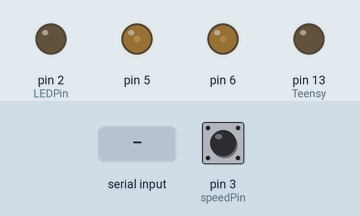
A sketch run on a simulated Teensy 4. On the bench: output pins drawn as LEDs (lit = HIGH). Inputs (shaded band) come from the test bench; at power-on: pin 3 (speedPin) HIGH. What the sketch prints to the serial monitor is not drawn.

Above: at 3.0 s.
3.1 s: "Arm" received over Serial
At 4.9 s:
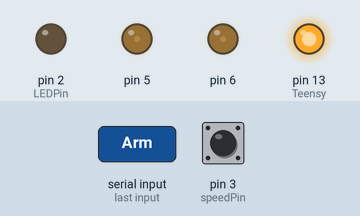
6.1 s: "Disarm" received over Serial
At 6.7 s:
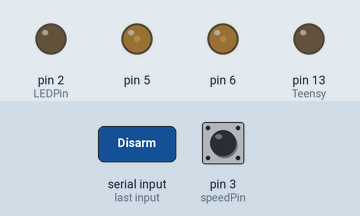
Timing chart, 0 to 9.1 s (numbered marks = the images above; inputs shaded):
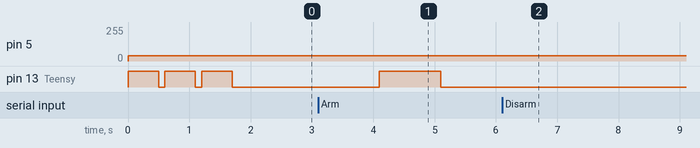

Measured:
- after the input at 3.1 s, pin 5: 40/255 → 38/255 at once; pin 13 (Teensy): LOW → HIGH after 1.0 s, → LOW 1.0 s later
- after the input at 6.1 s, pin 5: 38/255 → 40/255 at once; pin 13 (Teensy): stops changing and stays LOW

The sketch:

AutoPilot.ino
```cpp
#include<IntervalTimer.h>
//#define FILTER_ON

unsigned int pwm_centre_throttle = 9830;  //  15% duty cycle - corresponds to zero velocity, zero steering
unsigned int pwm_forwardMin = 9900;   //  15.38% duty cycle - correspond to minimum moving forward velocity
unsigned int pwm_backwardMin = 9430;   //  14.52% duty cycle - correspond to minimum moving backward velocity
unsigned int pwm_backwardMax = 6554;    //  10% duty cycle - corresponds to max reverse velocity
unsigned int pwm_forwardMax = 13107;   //  20% duty cycle - corresponds to max forward velocity

unsigned int pwm_center_steer = 10350; //  Calibrated center steering value in PWM
unsigned int pwm_upperlimit_steer=13107;
unsigned int pwm_lowerlimit_steer=6554;

unsigned int pwm_steer = pwm_center_steer;

volatile float errorRPM=0, errorRPMPrevious=0, errorRPMIntegral=0;

volatile unsigned int pwm_throttle=pwm_centre_throttle;
volatile float targetSpeed;

unsigned short speedPin = 3;             //  pin 3 is for detecting speed
unsigned short LEDPin = 2;
float mass = 4.5;             //  car's mass is 4.5 kg
unsigned int i = 10100;
bool estopState = 0;

bool ledState=1;
unsigned short count=1;

#ifdef FILTERON
const char filterSize=11;
float speedRegister[filterSize];
const float firFilter[]={0.0052, 0.1139, 0.0855, 0.1088, 0.1228, 0.1276, 0.1228, 0.1088, 0.0855, 0.1139, 0.0052};
#endif

float speed=0;
const float wheelRadius=0.098425;//m

long unsigned int revCount=0;
unsigned long int revPrevious=0;
unsigned long int revCurrent=micros();

bool armed=0;

long int controlInterval=1000;
IntervalTimer controlTimer;

void speedISR();
void controlLoop();
float throttlePID();

float position[] ={0,0,0};

volatile float Kp=2.0;
volatile float Ki=10.0;
volatile float Kd=0.01;

bool tuningMode=false;

void setup() {
  Serial.begin(115200);
  Serial.setTimeout(0);
  // Need to produce PWM signals so we need to setup the PWM registers. This setup happens next.
  analogWriteFrequency(5, 100);     //  freq at which PWM signals is generated at pin 5.
  analogWriteFrequency(6, 100);
  analogWriteResolution(16);        // Resolution for the PWM signal

  analogWrite(5,pwm_center_steer);  // Setup zero velocity and steering.
  analogWrite(6,pwm_centre_throttle);

  pinMode(13,OUTPUT);               // Teensy's onboard LED pin.
  pinMode(LEDPin,OUTPUT);

  digitalWrite(13,HIGH);
  delay(500);
  digitalWrite(13,LOW);
  delay(100);
  digitalWrite(13,HIGH);
  delay(500);
  digitalWrite(13,LOW);
  delay(100);
  digitalWrite(13,HIGH);
  delay(500);
  digitalWrite(13,LOW);
  delay(100);
  //Startup blinking.

  pinMode(speedPin, INPUT_PULLUP);  // Setup pin that read speed in RPS
  attachInterrupt(speedPin, speedISR, RISING);

  controlTimer.priority(128);
  controlTimer.begin(controlLoop, controlInterval);
  #ifdef FILTERON
  for(char i=0;i<filterSize;i++){
    speedRegister[i]=0;
  }
  #endif
}

void estop(){
  analogWrite(5,pwm_center_steer);  // Setup zero velocity and steering.
  analogWrite(6,pwm_centre_throttle);

  targetSpeed=0;

  Serial.println("Emergency Stop!!");
}

void controlLoop(){
  if(armed){
    noInterrupts();
    if(count%1000==0){
      digitalWrite(13,ledState);
      count=0;
      ledState=!ledState;
    }

    pwm_throttle=(unsigned int)(mapSignal(throttlePID(), pwm_forwardMin, pwm_forwardMax, pwm_centre_throttle, pwm_backwardMin, pwm_backwardMax));
    interrupts();

    speed=1000000*(2*(3.14159265359/3)*wheelRadius)/(revCurrent-revPrevious);
    speed=speed*(speed>=0.18);

    if((micros()-revCurrent)>(revCurrent-revPrevious)){
      speed=0;
    }
    #ifdef FILTERON
    float tempSpeed=0;
    //Shifting register.
    for(char i=0;i<filterSize;i++){
      speedRegister[i]=speedRegister[i+1];
      tempSpeed+=speedRegister[i]*firFilter[i];
    }
    speedRegister[filterSize-1]=speed;
    tempSpeed+=speedRegister[filterSize-1]*firFilter[filterSize-1];
    speed=tempSpeed;
    #endif
    errorRPMPrevious=errorRPM;
    errorRPM=targetSpeed-speed;
    if(targetSpeed<0)
      errorRPM=targetSpeed+speed;
    errorRPMIntegral+=errorRPMPrevious*0.001;
    count++;
    estopState=0;
    float actualSpeed=targetSpeed>=0?speed:-speed;
    if(tuningMode){
      Serial.println("Heart Beat: "+String(micros())+", Throttle Input: "+String(pwm_throttle)+", Speed: "+String(actualSpeed)+", Desired Speed: "+String(targetSpeed)+", Error: "+String(errorRPM));
    }
    else{
      Serial.println("Heart Beat: "+String(micros())+", Throttle Input: "+String(pwm_throttle)+", Speed: "+String(actualSpeed));
    }
    analogWrite(5,pwm_steer);  // Setup zero velocity and steering.
    analogWrite(6,pwm_throttle);

    if(estopState){
      estop();
      estopState=0;
    }
  }
}

void speedISR(){
  revPrevious=revCurrent;
  revCurrent=micros();
}

int mapSignal(int sig, int minForward, int maxForward, int centre, int minBackward, int maxBackward){
  if (targetSpeed > 0.0){
      return (int)map(sig, 0, 100, minForward, maxForward);
    }
    else if(targetSpeed < 0.0){
      return (int)map(sig, -100, 0, maxBackward, minBackward);
    }
    else if(targetSpeed==0){
      return centre;
    }
}

float throttlePID(){

  return constrain(Kp*errorRPM + Kd*0.001*(errorRPM-errorRPMPrevious)+ Ki*errorRPMIntegral, -100, 100) ;
}

void loop() {
  // put your main code here, to run repeatedly:
  if(Serial.available()){
    String header=Serial.readString();

    int PWM;
    bool Estop;

    if(header.equals("Are you the autopilot?")){  //Possible
      Serial.println("Yes");
    }
    if(header.equals("Arm")){  //Possible
      armed=1;
      errorRPM=0, errorRPMPrevious=0, errorRPMIntegral=0;
      targetSpeed=0;
      pwm_throttle=pwm_forwardMin;
    }
    if(header.equals("Disarm")){
      armed=0;
      analogWrite(5,pwm_center_steer);  // Setup zero velocity and steering.
      analogWrite(6,pwm_centre_throttle);
      digitalWrite(13,0);
      Serial.flush();
      errorRPM=0;
      errorRPMPrevious=0;
      errorRPMIntegral=0;
    }
    else{
      String element;
      while(!element.equals(header)){
        element=header.substring(0, header.indexOf(','));
        header=header.substring(header.indexOf(',')+1);
        if(element.substring(0,element.indexOf(':')).equals("T")){
          targetSpeed=element.substring(element.indexOf(':')+1).toFloat();
        }
        if(element.substring(0,element.indexOf(':')).equals("S")){
          PWM=element.substring(element.indexOf(':')+1).toFloat();
        }
        if(element.substring(0,element.indexOf(':')).equals("E")){
          Estop=element.substring(element.indexOf(':')+1).toFloat()==1;
        }
        if(element.substring(0,element.indexOf(':')).equals("Kp")){
          Kp=element.substring(element.indexOf(':')+1).toFloat();
        }
        if(element.substring(0,element.indexOf(':')).equals("Ki")){
          Ki=element.substring(element.indexOf(':')+1).toFloat();
        }
        if(element.substring(0,element.indexOf(':')).equals("Kd")){
          Kd=element.substring(element.indexOf(':')+1).toFloat();
        }
        if(element.substring(0,element.indexOf(':')).equals("TM")){
          Serial.println(element.substring(element.indexOf(':')+1));
          tuningMode=element.substring(element.indexOf(':')+1)=="1";
        }
      }

      pwm_steer=map(PWM, -100, 100, pwm_lowerlimit_steer, pwm_upperlimit_steer);
      estopState=Estop;
    }
  }
}
```
